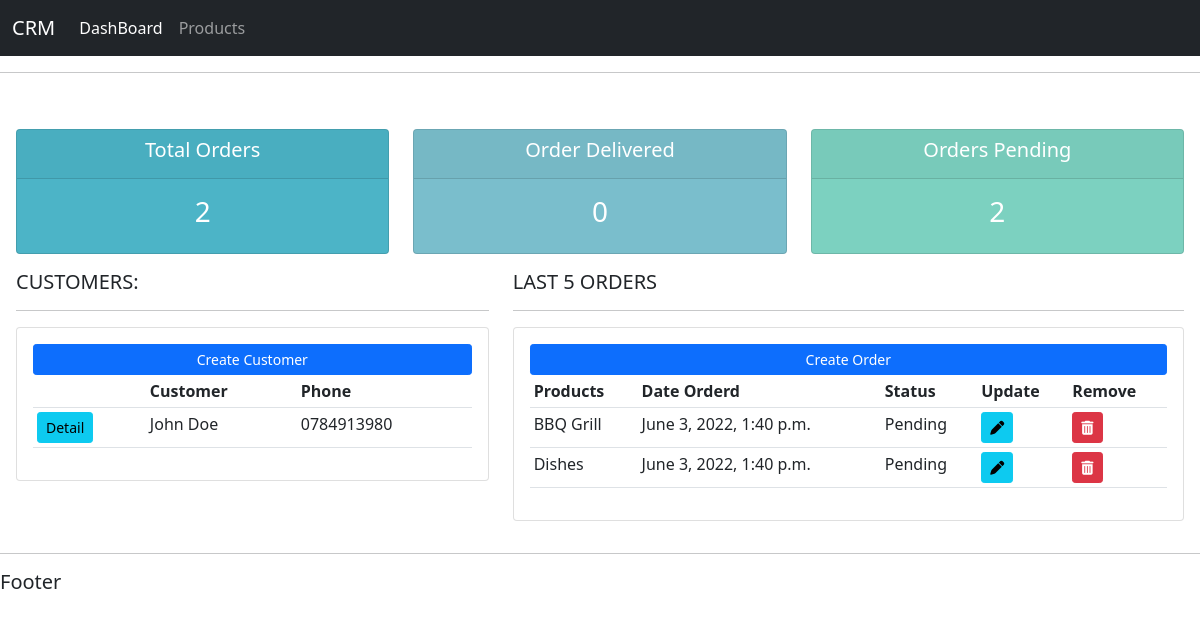
The app's page /, older data.
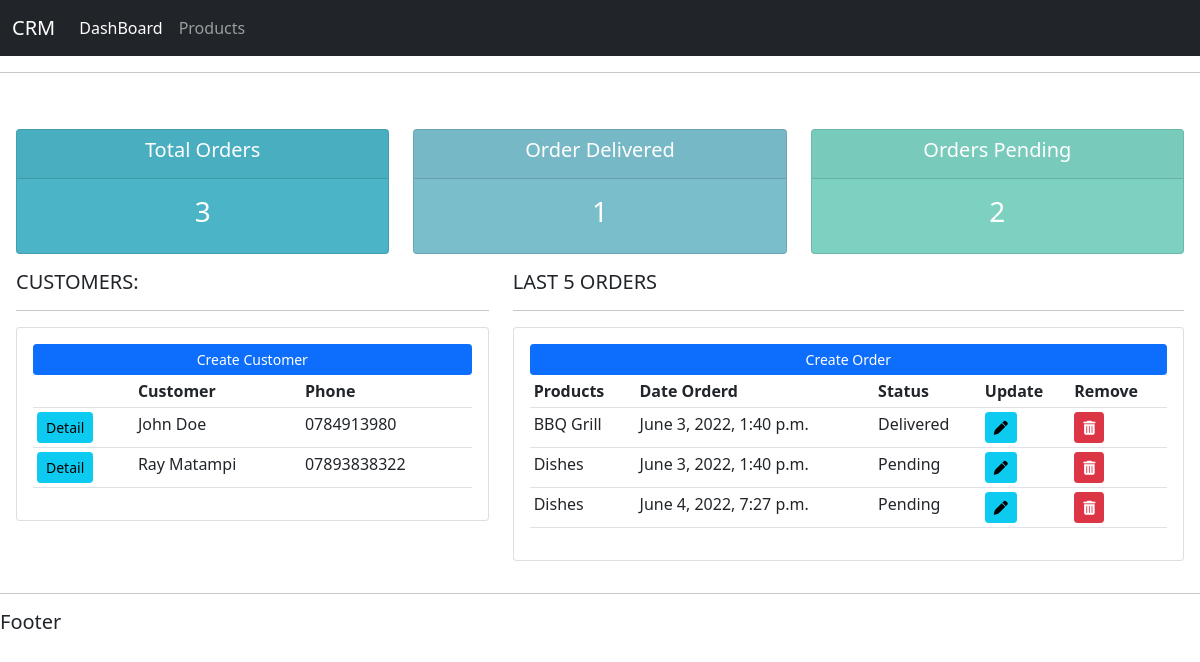
The same page, newer data.
### account/models.py (models this page shows, shortened)
class Customer(models.Model):
    name=models.CharField(max_length=200,null=True)
    phone=models.CharField(max_length=200,null=True)
    email=models.EmailField( max_length=254,null=True)
    date_created=models.DateTimeField(auto_now_add=True,null=True)

class Order(models.Model):
    STATUS=(
        ('Pending','Pending'),
        ('Out for delivery','Out for delivery'),
        ('Delivered','Delivered'),
    )
    customer=models.ForeignKey(Customer,null=True,on_delete=models.SET_NULL)
    product=models.ForeignKey(Product,null=True,on_delete=models.SET_NULL)
    date_created=models.DateTimeField(auto_now_add=True,null=True)
    status=models.CharField( max_length=50,choices=STATUS)

class Product(models.Model):
    CATEGORY=(
        ('Indoor','Indoor'),
        ('Out Door','Out Door'),
    )
    name=models.CharField( max_length=50,null=True)
    price=models.DecimalField( max_digits=5, decimal_places=2,null=True)
    tags=models.ForeignKey(Tag,null=True,on_delete=models.SET_NULL)
    category=models.CharField( max_length=50,null=True,choices=CATEGORY)
    description=models.CharField( max_length=250,null=True,blank=True)
    date_created=models.DateTimeField(auto_now_add=True,null=True)
    def __str__(self):
        return self.name

### account/views.py (the view)
# urls.py: 2. Add a URL to urlpatterns:  path('', views.home, name='home')
def home(request):
    template_name='account/dashboard.html'
    customers=Customer.objects.all()
    orders=Order.objects.all()
    delivered=Order.objects.filter(status='Delivered').count()
    pending=Order.objects.filter(status='Pending').count()
    customer_count=customers.count()
    order_count=orders.count()
    context={
        'customers':customers,
        'customer_count':customer_count,
        'orders':orders,
        'order_count':order_count,
        'pending':pending,
        'delivered':delivered,
    }
    return render(request, template_name,context=context)

### account/templates/account/dashboard.html
{% extends 'account/main.html' %}
{% block content %}
    {% include 'account/status.html' %}
    <div class="row">
        <div class="col-md-5">
            <h5>CUSTOMERS:</h5>
            <hr/>
            <div class="card card-body">
                <a class="btn btn-primary btn-sm btn-block" href="#">
                    Create Customer
                </a>
                <table class="table table-sm">
                    <tr>
                        <th></th>
                        <th>Customer</th>
                        <th>Phone</th>
                    </tr>
                    {% for customer in customers %}
                        <tr>
                            <td><a class="btn btn-sm btn-info" href="{% url 'customer' customer.id %}">Detail</a></td>
                            <td>{{customer.name}}</td>
                            <td>{{customer.phone }}</td>
                        </tr>
                    {% endfor %}
                </table>
            </div>
        </div>
        <div class="col-md-7">
            <h5>LAST 5 ORDERS</h5>
            <hr/>
            <div class="card card-body">
                <a class="btn btn-primary btn-sm btn-block" href="{% url 'create-order' %}">
                    Create Order
                </a>
                <table class="table table-sm">
                    <tr>
                        <th>Products</th>
                        <th>Date Orderd</th>
                        <th>Status</th>
                        <th>Update</th>
                        <th>Remove</th>
                    </tr>
                    {% for order in orders %}
                        <tr>
                            <td>{{order.product}}</td>
                            <td>{{order.date_created}}</td>
                            <td>{{order.status}}</td>
                            <td><a class="btn btn-sm btn-info" href="{% url 'update-order' order.id %}"><i class="fa-solid fa-pen"></i></a></td>
                            <td><a class="btn btn-sm btn-danger" href="{% url 'delete-order' order.id %}"><i class="fa-solid fa-trash-can"></i></a></td>
                        </tr>
                    {% endfor %}
                </table>
            </div>
        </div>
    </div>
{% endblock  %}

Row changes from the older to the newer data that the page shows:
added Customer: name "Ray Matampi", phone "07893838322"
changed Order "BBQ Grill": status "Pending" → "Delivered"
added Order: product "Dishes", date_created "June 4, 2022, 7:27 p.m.", status "Pending"
Text that changed along with them:
{{ order_count }}: "2" → "3"
{{ delivered }}: "0" → "1"
